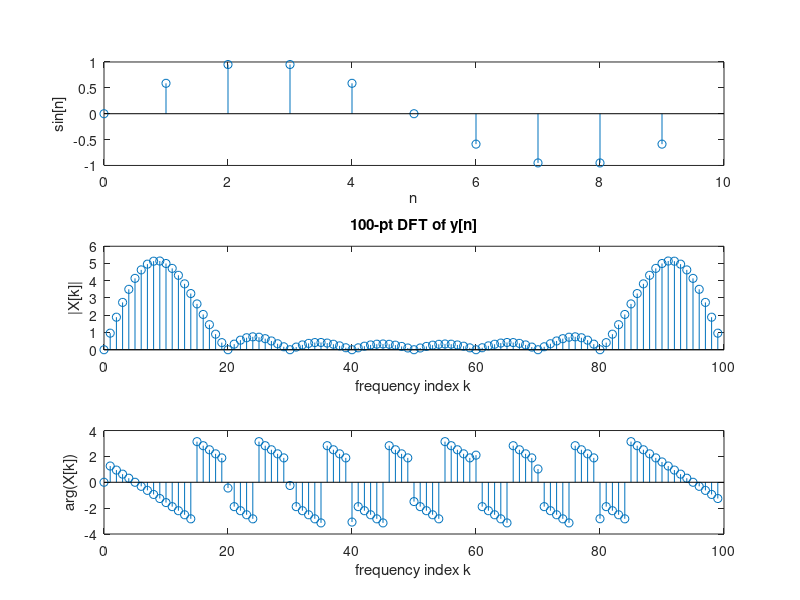

Write MATLAB code to recreate this figure.
clear;
f0 = 10;          % 10 Hz sine wave
Length = 0.1;     % Total length = 0.1 sec
T = 0.01;         % sampling period = 0.01 sec
N = Length/T;
n = 0 : 1 : N-1;
x = sin(2*pi*f0*n*T);

% Print original signal
subplot(3,1,1); stem(n, x);
xlabel('n'); ylabel('sin[n]');

% 100-point DFT
N = 100;
k = 0 : N-1;
X = x*exp(-j*2*pi/N*n'*k);
magX = abs(X);
angX = angle(X);

% Print DFT signal
subplot(3, 1, 2); stem(k, magX);
xlabel('frequency index k'); ylabel('|X[k]|');
title('100-pt DFT of y[n]');
% Print ARG
subplot(3, 1, 3); stem(k, angX); 
xlabel('frequency index k'); ylabel('arg(X[k])');
